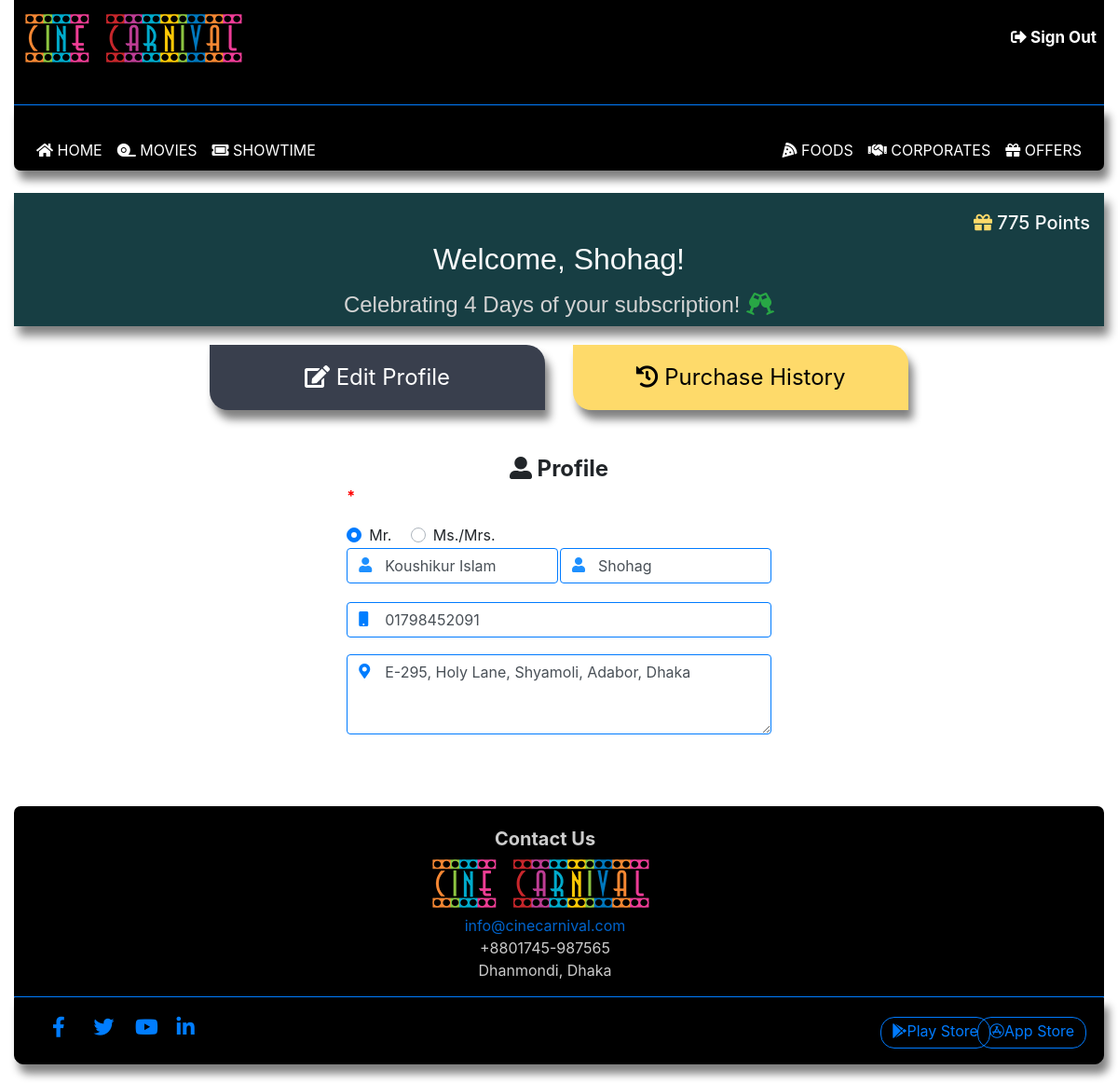
The app's page /PHP/ProfilePage.php (signed in), older data.
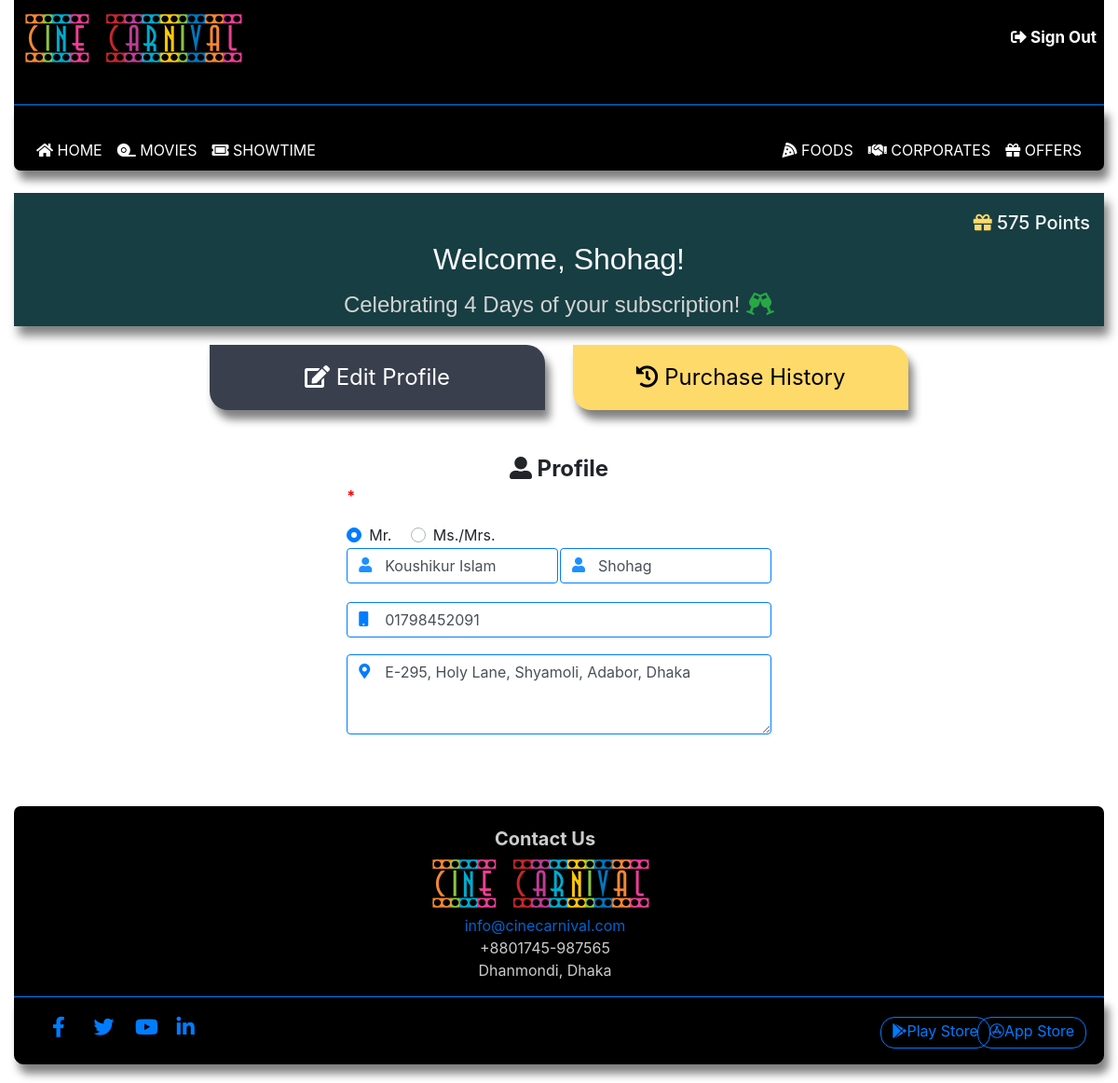
The same page, newer data.
### tables this page shows
CREATE TABLE `customer` (
  `c_id` int(10) NOT NULL,
  `gender` varchar(7) NOT NULL,
  `user_name` varchar(30) NOT NULL,
  `first_name` varchar(30) NOT NULL,
  `last_name` varchar(30) NOT NULL,
  `mail` varchar(50) NOT NULL,
  `phone` int(12) NOT NULL,
  `address` varchar(100) DEFAULT NULL,
  `password` varchar(256) NOT NULL,
  `status` varchar(12) NOT NULL,
  `points` int(6) DEFAULT NULL,
  `joining_date` date DEFAULT NULL,
  `user_type` int(2) NOT NULL
);

### PHP/ProfilePage.php (the view, shortened to what the changed rows need)
<?php
include "DatabaseConnection.php";
$userName = $userType = "";
if (!isset($_SESSION['user_name'])) {
    header("Locations: SignInPage.php");
} else {
    $userName = $_SESSION['user_name'];
}
$gender = $firstName = $lastName = $mail = $phone = $address = $password = $newPassword = $newPasswordToDB = $confirmPassword = $status = $points = $joiningDate = $msg = $joiningPeriod="";
$currentDateTime = date("Y/m/d");
$query = "SELECT * FROM customer WHERE user_name='$userName' OR mail='$userName';";
$result = mysqli_query($conn, $query);
while ($row = mysqli_fetch_assoc($result)) {
    $firstName = $row['first_name'];
    $lastName = $row['last_name'];
    $phone = $row['phone'];
    $address = $row['address'];
    $points = $row['points'];
    $joiningDate = $row['joining_date'];
}
$phone = "0" . (string) $phone;
$date1 = new DateTime($currentDateTime);
$date2 = new DateTime($joiningDate);
$joiningPeriod = $date1->diff($date2);
?>
<!DOCTYPE html>
<html lang="en">
<head>
    <link rel="stylesheet" href="https://maxcdn.bootstrapcdn.com/bootstrap/4.0.0/css/bootstrap.min.css">
    <link rel="stylesheet" href="https://cdnjs.cloudflare.com/ajax/libs/font-awesome/5.13.0/css/all.min.css">
    <link rel="stylesheet" href="file:///C:/Users/User/Downloads/fontawesome-free-5.13.0-web/fontawesome-free-5.13.0-web/css/all.css">
    <link rel="stylesheet" href="..\css/style.css">
    <link rel="stylesheet" href="..\css/bootstrap.min.css">
</head>
<body>
    <div class="container-fluid">
        <div class="container-fluid">
            <div class="row mt-4  text-light welcome-box" id="welcomeSection">
                <div class="col-12  text-right">
                    <div class="label h5">
                    <span style="color: #feda6a;"><i class="fas fa-gift"></i></span> <?php if(isset($points)) echo $points." Points";?>
                    </div>
                </div>
                <div class="col-12 text-center">
                    <div class="welcome-to-profile">
                        <label class="text-capitalize" for="" style="font-family:Arial, Helvetica, sans-serif">
                            <h2>Welcome, <?php echo  $lastName; ?>!</h2>
                        </label>
                    </div>
                </div>
                <div class="col-12 text-center ">
                        <label class="h4 font-weight-normal" style="color:lightgray;font-family:Arial, Helvetica, sans-serif;">Celebrating <?php echo $joiningPeriod->d." Days of your subscription!"; ?> <span class="text-success"><i class="fas fa-glass-cheers"></i></span></label>
                </div>
            </div>
            <div class="row justify-content-center">
                <div class="col-12">
                    <div class="row justify-content-center">
                        <div class="col-12 col-sm-10 col-md-8 col-lg-6 col-xl-5">
                            <div id="profileFormSection" style="display: block;">
                                <form action="ProfilePage.php" method="POST">
                                    <table style="width:100%;">
                                        <tr>
                                            <th colspan="2">
                                                <div class="form-group text-center mt-5 mb-0">
                                                    <span class="font-weight-bold text-center h4"><i class="fas fa-user-alt"></i> Profile</span>
                                                </div>
                                            </th>
                                        </tr>
                                        <tr>
                                            <td>
                                                <div class="form-group inputWithIcon" id="fNameDiv">
                                                    <input class="form-control border text-capitalize border-primary" type="text" name="firstName" maxlength="30" minlength="3" value="<?php echo "$firstName"; ?>" placeholder="First Name" required>
                                                    <i class="fas fa-user"></i>
                                                </div>
                                            </td>
                                            <td>
                                                <div class="form-group inputWithIcon" id="lNameDiv">
                                                    <input class="form-control border text-capitalize border-primary" type="text" name="lastName" maxlength="30" minlength="3" value="<?php echo "$lastName"; ?>" placeholder="Last Name" required>
                                                    <i class="fas fa-user"></i>
                                                </div>
                                            </td>
                                        </tr>
                                        <tr>
                                            <td colspan="2">
                                                <div class="form-group inputWithIcon" id="phoneDiv">
                                                    <input class="form-control border border-primary" type="number" name="phone" value="<?php echo "$phone"; ?>" placeholder="Phone" maxlength="11" required>
                                                    <i class="fas fa-mobile"></i>
                                                </div>
                                            </td>
                                        </tr>
                                        <tr>
                                            <td colspan="2">
                                                <div class="form-group inputWithIcon" id="addressDiv">
                                                    <textarea name="address" class="form-control text-capitalize border border-primary" maxlength="100" cols="30" rows="3" placeholder="Address"><?php echo "$address"; ?></textarea>
                                                    <i class="fas fa-map-marker-alt"></i>
                                                </div>
                                            </td>
                                        </tr>
                                    </table>
                                </form>
                            </div>
                        </div>
                    </div>
                </div>
            </div>
        </div>
</body>
</html>

Row changes from the older to the newer data that the page shows:
changed customer "Shohag": points "775" → "575"
